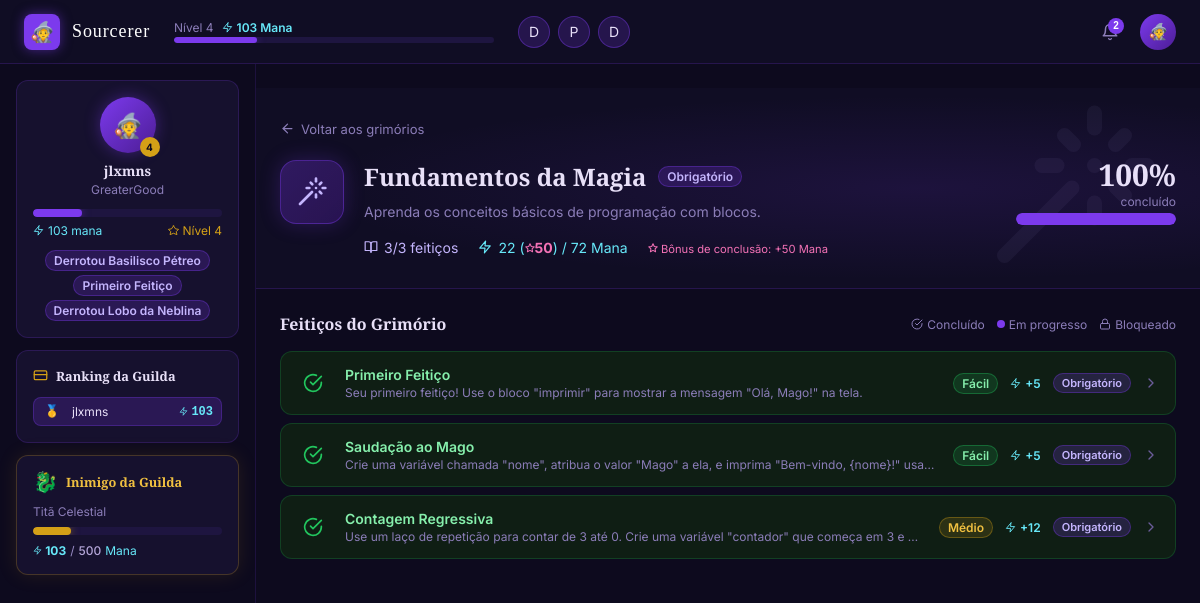
The page /content/grimoire/7/ (signed in) on the database as committed earlier.
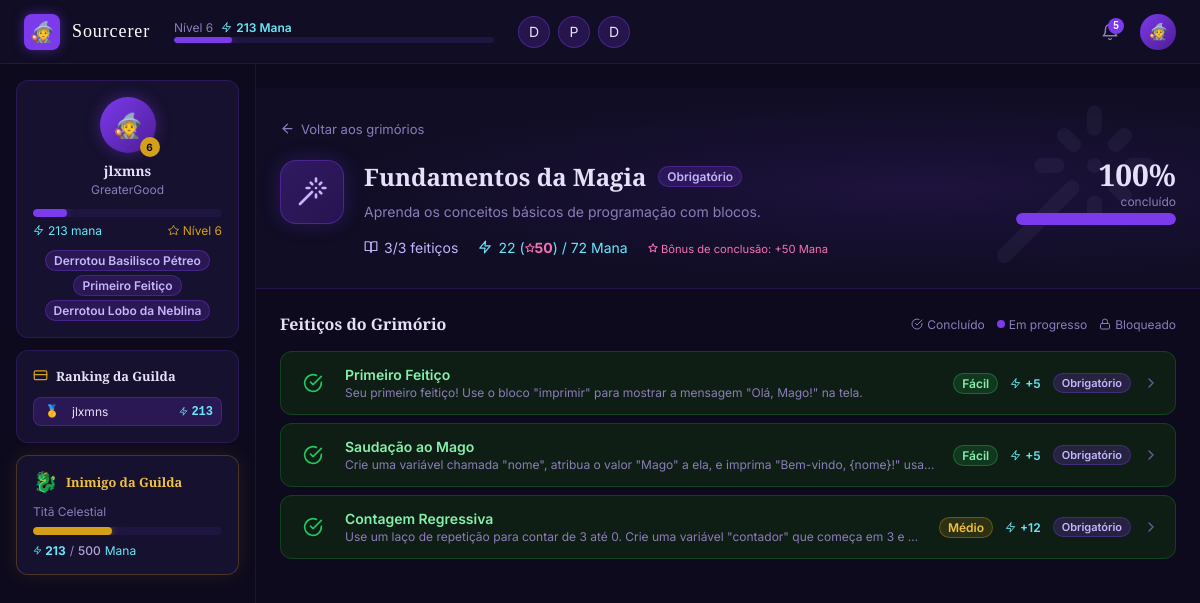
The same page on the database as committed later.
### accounts/models.py (models this page shows, shortened)
class StudentProfile(TimeStampedModel):
    user = models.OneToOneField(
        User,
        on_delete=models.CASCADE,
        related_name='student_profile',
        limit_choices_to={'role': User.Role.STUDENT}
    )
    avatar = models.ForeignKey(
        Avatar,
        on_delete=models.SET_NULL,
        null=True,
        blank=True,
        related_name='student_profiles'
    )
    mana = models.PositiveIntegerField(default=0)
    level = models.PositiveIntegerField(default=1)
    @property
    def mana_to_next_level(self):
        return 10 * (self.level + 1)
    @property
    def mana_progress_in_level(self):
        if self.level <= 1:
            return self.mana
        spent = 10 * (self.level * (self.level + 1) // 2 - 1)
        return self.mana - spent
    def level_progress_percent(self):
        needed = self.mana_to_next_level
        earned = self.mana_progress_in_level
        return min(100, int(earned / needed * 100)) if needed > 0 else 0

class User(AbstractUser):
    class Role(models.TextChoices):
        STUDENT = 'student', 'Aluno'
        TEACHER = 'teacher', 'Professor'
        ADMIN = 'admin', 'Administrador'
    role = models.CharField(max_length=10, choices=Role.choices, default=Role.STUDENT)
    def is_student(self):
        return self.role == self.Role.STUDENT

### content/views.py (the view)
# urls.py: path('grimoire/<int:grimoire_id>/', views.grimoire_detail, name='grimoire_detail'),
@login_required
def grimoire_detail(request, grimoire_id):
    if not request.user.is_student():
        from django.contrib import messages
        messages.error(request, 'Acesso restrito a alunos.')
        from django.shortcuts import redirect
        return redirect('dashboard:teacher_dashboard')
    student = request.user.student_profile
    if not GuildMembership.objects.filter(student=student).exists():
        from django.shortcuts import redirect
        return redirect('students:no_guild')
    grimoire = get_object_or_404(Grimoire, pk=grimoire_id)
    if not grimoire.is_unlocked_for(student):
        from django.contrib import messages
        messages.error(request, 'Este grimório está bloqueado. Complete os pré-requisitos primeiro.')
        return redirect('dashboard:student_dashboard')
    spells = grimoire.spells.all().order_by('order')
    completed_ids = set(
        SpellCompletion.objects.filter(
            student=student,
            spell__grimoire=grimoire
        ).values_list('spell_id', flat=True)
    )
    required_total = grimoire.required_spell_count()
    completed_required = grimoire.completed_required_count(student)
    is_completed = grimoire.is_completed_by(student)
    completed_all = len(completed_ids)
    total_all = len(spells)
    earned_xp = SpellCompletion.objects.filter(
        student=student,
        spell__grimoire=grimoire
    ).aggregate(total=models.Sum('spell__mana_reward'))['total'] or 0
    bonus_mana = grimoire.mana_reward if is_completed else 0
    earned_badge_ids = set(
        UserBadge.objects.filter(
            student=student,
            badge__spells__grimoire=grimoire
        ).values_list('badge_id', flat=True)
    )
    spell_badge_ids = set(
        grimoire.spells.exclude(badge__isnull=True).values_list('badge_id', flat=True)
    )
    unearned_badge_ids = spell_badge_ids - earned_badge_ids
    available_badge_count = len(unearned_badge_ids)
    spells_data = []
    for spell in spells:
        spell_completed = spell.pk in completed_ids
        if spell_completed:
            status = 'completed'
        elif not grimoire.is_unlocked_for(student):
            status = 'blocked'
        elif completed_all > 0:
            status = 'in_progress'
        else:
            status = 'available'
        spells_data.append({
            'spell': spell,
            'completed': spell_completed,
            'status': status,
            'has_badge': spell.badge is not None,
            'badge_earned': spell.badge_id in earned_badge_ids if spell.badge else False,
        })
    context = {
        'grimoire': grimoire,
        'spells_data': spells_data,
        'is_completed': is_completed,
        'required_total': required_total,
        'completed_required': completed_required,
        'total_all': total_all,
        'completed_all': completed_all,
        'progress_pct': int(completed_required / required_total * 100) if required_total > 0 else 0,
        'earned_xp': earned_xp,
        'bonus_mana': bonus_mana,
        'total_xp': grimoire.total_xp(),
        'available_badge_count': available_badge_count,
        'has_optional_spells': any(not s.is_required for s in spells),
    }
    context.update(_sidebar_context(student))
    return render(request, 'content/grimoire_detail.html', context)

### classes/models.py (called while the page is built)
    def student_count(self):
        return self.memberships.count()

    def total_mana(self):
        return self.memberships.aggregate(
            total=Sum('student__mana')
        )['total'] or 0

    def current_foe(self):
        return self.foe_progresses.filter(defeated=False).select_related('foe').first()

    def ranking(self):
        from accounts.models import StudentProfile
        return StudentProfile.objects.filter(
            guild_memberships__guild=self
        ).order_by('-mana', 'created_at')

    def mana_required(self, num_students: int) -> int:
        return self.hp * num_students

### content/models.py (called while the page is built)
    def total_xp(self):
        spells_sum = self.spells.aggregate(total=models.Sum('mana_reward'))['total'] or 0
        return spells_sum + self.mana_reward

    def required_spell_count(self):
        return self.spells.filter(is_required=True).count()

    def completed_required_count(self, student):
        return SpellCompletion.objects.filter(
            student=student,
            spell__grimoire=self,
            spell__is_required=True
        ).values('spell').distinct().count()

### templates/content/grimoire_detail.html (shortened to what the changed rows need)
{% extends 'base.html' %}
{% load static %}
{% load grimoire_extras %}
{% block extra_head %}
  <link rel="stylesheet" href="{% static 'css/student.css' %}">
{% endblock %}
{% block body_class %}student-page{% endblock %}
{% block content %}
  {% include 'components/student_header.html' %}
  <div class="student-layout">
    <div class="student-layout__sidebar">
      {% include 'components/student_sidebar.html' %}
    </div>
    <main class="student-layout__main">
      <div class="grimorio-detail__hero">
        <div class="grimorio-detail__hero-inner">
          <div class="grimorio-detail__hero-body">
            <div class="grimorio-detail__hero-info">
              <div class="grimorio-detail__hero-title-row">
                <h1 class="grimorio-detail__hero-title">{{ grimoire.title }}</h1>
              </div>
            </div>
          </div>
        </div>
      </div>
      <div class="grimorio-detail__spell-section">
        <div class="grimorio-detail__spell-heading">
          <h2 class="grimorio-detail__spell-heading-title">Feitiços do Grimório</h2>
        </div>
      </div>
    </main>
  </div>
{% endblock %}

### templates/components/student_header.html (shortened to what this page needs)
{% load static %}
<header class="student-header">
  <div class="student-header__left">
    <a href="{% url 'dashboard:student_dashboard' %}" class="student-header__logo">
      <div class="student-header__logo-icon">🧙</div>
      <span class="student-header__logo-text">Sourcerer</span>
    </a>
  </div>
  <div class="student-header__xp-section">
    <div class="student-header__xp-labels">
      <span class="student-header__level">Nível {{ student.level }}</span>
      <span class="student-header__xp-num">
        <svg width="11" height="11" viewBox="0 0 24 24" fill="none" stroke="currentColor" stroke-width="2" stroke-linecap="round" stroke-linejoin="round"><polygon points="13 2 3 14 12 14 11 22 21 10 12 10 13 2"/></svg>
        {{ student.mana }} Mana
      </span>
    </div>
    <div class="student-header__xp-bar">
      <div class="student-header__xp-fill" style="width:{{ student.level_progress_percent }}%"></div>
    </div>
  </div>
  <div class="student-header__badges">
    {% for ub in equipped_badges %}
      <div class="student-header__badge" title="{{ ub.badge.name }}">
        {% if ub.badge.image %}
          <img src="{{ ub.badge.image.url }}" alt="{{ ub.badge.name }}">
        {% else %}
          {{ ub.badge.name|first }}
        {% endif %}
      </div>
    {% endfor %}
  </div>
  <div class="student-header__actions">
    <button class="student-header__bell"
            hx-get="{% url 'notifications:list' %}"
            hx-target="#notification-dropdown"
            hx-swap="innerHTML"
            onclick="this.nextElementSibling.classList.toggle('notification-dropdown--open')"
            aria-label="Notificações">
      {% if unread_count > 0 %}
        <span class="student-header__bell-dot">{{ unread_count }}</span>
      {% endif %}
    </button>
    <div class="student-header__avatar-wrapper"
         x-data="{ open: false }">
      <button class="student-header__avatar"
              @click="open = !open"
              @keydown.escape="open = false"
              aria-haspopup="true"
              :aria-expanded="open">
        🧙
      </button>
    </div>
  </div>
</header>

### templates/components/student_sidebar.html
<aside class="sidebar">
  <div class="sidebar__profile">
    <div class="sidebar__avatar-section">
      <div class="sidebar__avatar">🧙</div>
      {% if student.level %}
        <div class="sidebar__level-badge">{{ student.level }}</div>
      {% endif %}
    </div>
    <p class="sidebar__name">{{ request.user.first_name|default:request.user.username }}</p>
    <p class="sidebar__guild">
      {% if membership %}
        {{ membership.guild.name }}
      {% else %}
        Sem turma
      {% endif %}
    </p>
    <div class="sidebar__xp-section">
      <div class="sidebar__xp-bar">
        <div class="sidebar__xp-fill" style="width:{{ student.level_progress_percent }}%"></div>
      </div>
      <div class="sidebar__stats">
        <span class="sidebar__stat">
          <svg width="11" height="11" viewBox="0 0 24 24" fill="none" stroke="currentColor" stroke-width="2" stroke-linecap="round" stroke-linejoin="round"><polygon points="13 2 3 14 12 14 11 22 21 10 12 10 13 2"/></svg>
          {{ student.mana }} mana
        </span>
        <span class="sidebar__stat sidebar__stat--gold">
          <svg width="11" height="11" viewBox="0 0 24 24" fill="none" stroke="currentColor" stroke-width="2" stroke-linecap="round" stroke-linejoin="round"><polygon points="12 2 16.5 8.5 23 9.5 18 14.5 19.5 21 12 18 4.5 21 6 14.5 1 9.5 7.5 8.5 12 2"/></svg>
          Nível {{ student.level }}
        </span>
      </div>
    </div>
    <div class="sidebar__badges">
      {% if equipped_badges %}
        {% for ub in equipped_badges %}
          <span class="badge badge--purple">{{ ub.badge.name }}</span>
        {% endfor %}
      {% else %}
        <p class="sidebar__no-badges">Sem distintivos</p>
      {% endif %}
    </div>
  </div>
  {% if membership %}
    <div class="sidebar__card">
      <div class="sidebar__card-header">
        <svg width="15" height="15" viewBox="0 0 24 24" fill="none" stroke="#d4a017" stroke-width="2" stroke-linecap="round" stroke-linejoin="round"><rect x="2" y="3" width="20" height="14" rx="2"/><line x1="2" y1="9" x2="22" y2="9"/></svg>
        <span class="sidebar__card-title">Ranking da Guilda</span>
      </div>
      {% if guild_ranking %}
        {% for entry in guild_ranking|slice:":5" %}
          <div class="sidebar__rank-item{% if entry.is_me %} sidebar__rank-item--me{% endif %}">
            <span class="sidebar__rank-pos">
              {% if entry.position == 1 %}🥇{% elif entry.position == 2 %}🥈{% elif entry.position == 3 %}🥉{% else %}#{{ entry.position }}{% endif %}
            </span>
            <span class="sidebar__rank-name">{{ entry.student.user.first_name|default:entry.student.user.username }}</span>
            <span class="sidebar__rank-xp">
              <svg width="9" height="9" viewBox="0 0 24 24" fill="none" stroke="currentColor" stroke-width="2" stroke-linecap="round" stroke-linejoin="round"><polygon points="13 2 3 14 12 14 11 22 21 10 12 10 13 2"/></svg>
              {{ entry.student.mana }}
            </span>
          </div>
        {% endfor %}
      {% endif %}
    </div>
    {% if current_foe %}
      <div class="sidebar__card sidebar__card--gold">
        <div class="sidebar__card-header">
          <span class="sidebar__card-icon">🐉</span>
          <span class="sidebar__card-title sidebar__card-title--gold">Inimigo da Guilda</span>
        </div>
        <p class="sidebar__foe-name">{{ current_foe.foe.name }}</p>
        <div class="sidebar__foe-bar">
          <div class="sidebar__foe-fill" style="width:{{ foe_progress_percent }}%"></div>
        </div>
        <p class="sidebar__foe-sub">
          <span class="sidebar__foe-amount">
            <svg width="9" height="9" viewBox="0 0 24 24" fill="none" stroke="currentColor" stroke-width="2" stroke-linecap="round" stroke-linejoin="round"><polygon points="13 2 3 14 12 14 11 22 21 10 12 10 13 2"/></svg>
            {{ guild_total_mana }}
          </span>
          <span class="sidebar__foe-sep" aria-hidden="true">/</span>
          <span class="sidebar__foe-required">{{ foe_mana_required }}</span>
          <span class="sidebar__foe-label">Mana</span>
        </p>
      </div>
    {% endif %}
  {% endif %}
</aside>

Rows that differ between the two databases and show on the page:
changed StudentProfile "jlxmns": level "4" → "6"; mana "103" → "213"; student.mana "103" → "213"
Other text that changed with them:
{{ unread_count }}: "2" → "5"
{{ foe_progress_percent }}: 20 → 42 (drawn)
{{ guild_total_mana }}: "103" → "213"
